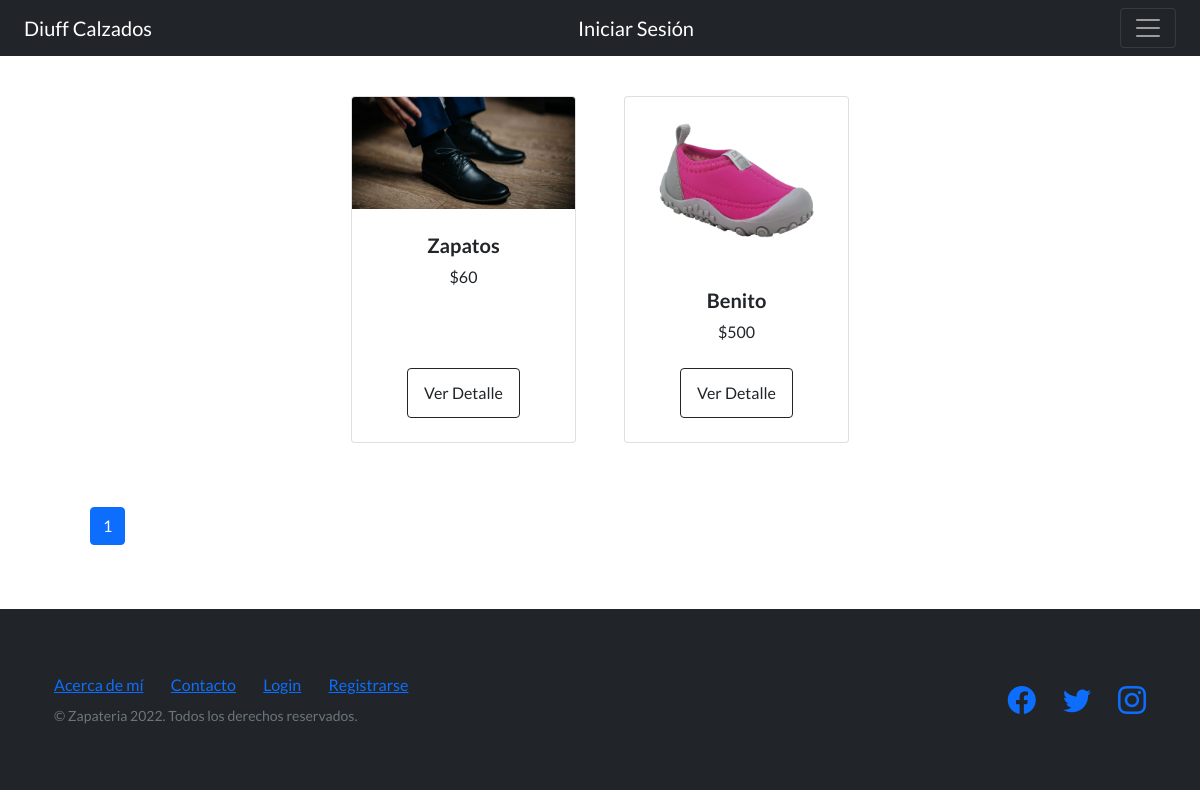
/catalogo/listaArticulos/, run on an earlier commit of the app's database.
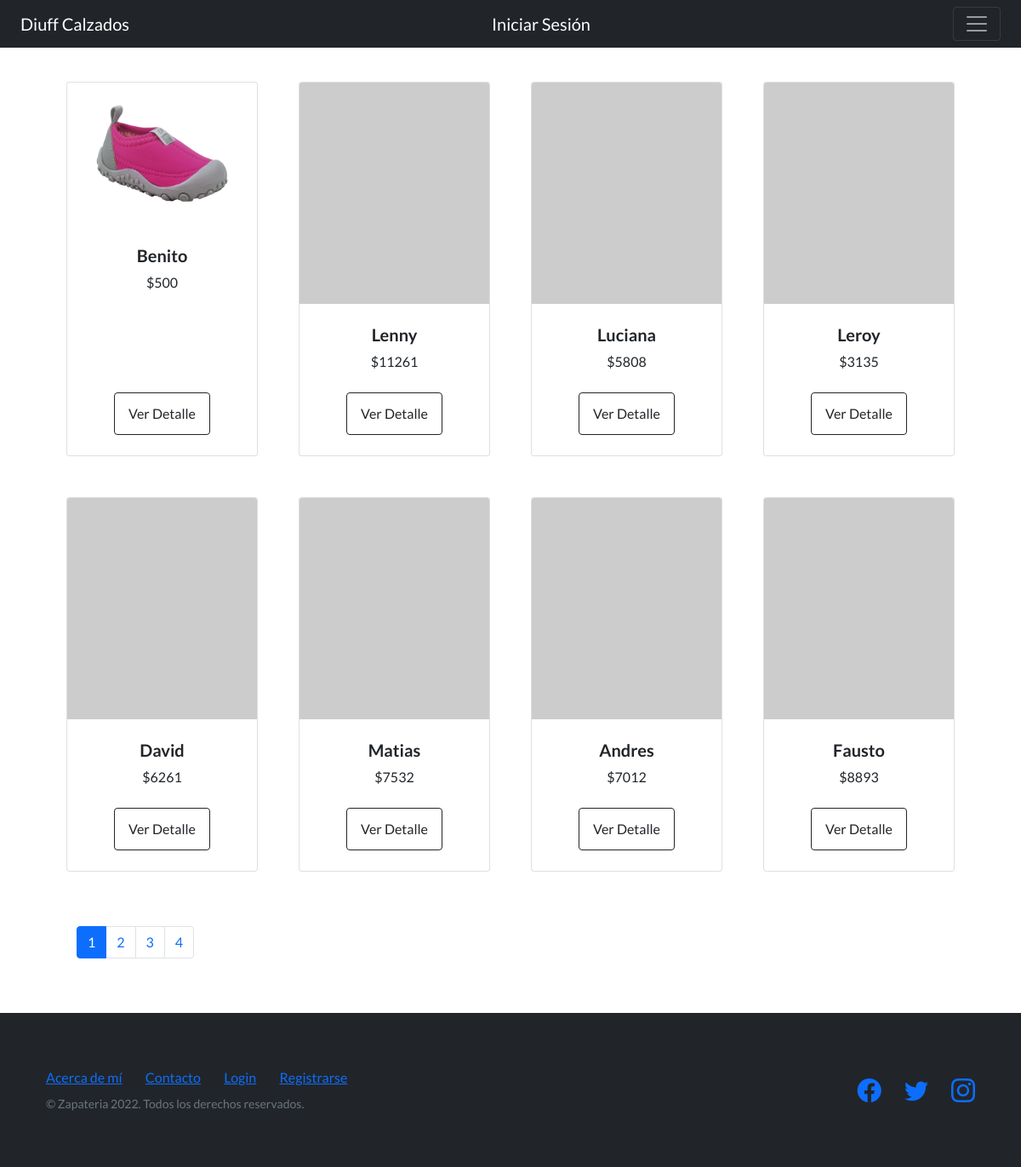
And on a later commit of the database.
### AppProyectoFinalPython/models.py (models this page shows, shortened)
class Articulo(models.Model):
    CodigoArticulo = models.CharField(max_length=8)
    Descripcion = models.CharField(max_length=30)
    Color = models.CharField(max_length=30)
    Talle = models.CharField(max_length=20)
    Precio = models.CharField(max_length=20)
    CodigoBarra = models.CharField(max_length=30)
    imagen = models.ImageField(upload_to='articulos', blank=True, null=True)
    DescripcionLarga = models.CharField(max_length=300)

### AppCatalogoArticulos/views.py (the view)
# urls.py: path('catalogo/listaArticulos/', lista_articulos, name='Articulos'),
def lista_articulos(request):
    avatar = Avatar()
    try:
        avatar = Avatar.objects.get(user=request.user.id)
    except:
        print("No hay datos")
    listado_articulos  = Articulo.objects.all()
    paginator     = Paginator(listado_articulos,8)
    pagina        = request.GET.get("page") or 1
    articulos     = paginator.get_page(pagina)
    pagina_actual = int(pagina)
    paginas       = range(1, articulos.paginator.num_pages + 1)
    contexto      = {"Articulos": articulos, "paginas":paginas, "pagina_actual":pagina_actual}
    busqueda      = request.GET.get("buscar")
    if(avatar.imagen):
        contexto["url"] = avatar.imagen.url
    return render(request, "lista-articulos.html", contexto )

### AppCatalogoArticulos/Templates/lista-articulos.html (shortened to what this page needs)
{% extends 'navBar.html'%}
{% load static %}
{% block blockDinamico %}
<section class="py-5">
    <div class="container px-4 px-lg-5 mt-5">
        <div class="row gx-4 gx-lg-5 row-cols-2 row-cols-md-3 row-cols-xl-4 justify-content-center">
            {% for articulo in Articulos %}
            <div class="col mb-5">
                <div class="card h-100">
                    {% if articulo.imagen %}
                        <img class="card-img-top" src="{{articulo.imagen.url}}" alt="..." />
                    {% else %}
                        <img class="card-img-top" src="https://dummyimage.com/600x700/dee2e6/6c757d.jpg" alt="..." />
                    {% endif %}
                    <div class="card-body p-4">
                        <div class="text-center">
                            <h5 class="fw-bolder">{{articulo.Descripcion}}</h5>
                            ${{articulo.Precio}}
                        </div>
                    </div>
                    <div class="card-footer p-4 pt-0 border-top-0 bg-transparent">
                        <div class="text-center"><a class="btn btn-outline-dark mt-auto" href="{% url 'VistaDetalleArticulo' articulo.id %}">Ver Detalle</a></div>
                    </div>
                </div>
            </div>
            {% endfor %}
        </div>
        <div class="row mt-3 justify-content-center" style="margin:auto; width:auto">
            <nav>
                <ul class="pagination">
                    {% for pagina in paginas %}
                    <li class="page-item{% if pagina_actual == pagina %} active {% endif %}">
                        <a class="page-link options-nav"
                            href="{% if busqueda %} ?buscar={{ busqueda }}&page={{ pagina }} {% else %} ?page={{ pagina }} {% endif %}">
                            {{pagina}}
                        </a>
                    </li>
                    {% endfor %}
                </ul>
            </nav>
        </div>
    </div>
</section>
{% endblock blockDinamico %}

### AppProyectoFinalPython/templates/navBar.html (shortened to what this page needs)
<!DOCTYPE html>
<html lang="en">
    <head>
        {% load static %}
        <link href="https://cdn.jsdelivr.net/npm/bootstrap-icons@1.5.0/font/bootstrap-icons.css" rel="stylesheet" type="text/css" />
        <link href="https://cdn.jsdelivr.net/npm/bootstrap@5.2.0/dist/css/bootstrap.min.css" rel="stylesheet"
>
        <link href="{% static 'css/styles.css' %}" rel="stylesheet" />
    </head>
    <body>
        <nav class="navbar navbar-dark bg-dark fixed-top">
            <div class="container-fluid">
              <a class="navbar-brand" href="{% url 'Inicio' %}">Diuff Calzados</a>
              {% if user.is_authenticated %}
              <a class="navbar-brand" href="{% url 'Inicio' %}">Usuario: {{user.username}}</a>
              <a class="navbar-brand" href="{% url 'Logout' %}">Cerrar Sesión</a>
              {% if url %}
                  <img src="{{url}}" class="bg-info rounded-circle" width="45px" height="45px" alt="avatar">
              {% endif %}
              {% else %}
                <a class="navbar-brand" href="{% url 'Login' %}">Iniciar Sesión</a>
              {% endif %}
              <button class="navbar-toggler" type="button" data-bs-toggle="offcanvas" data-bs-target="#offcanvasDarkNavbar" aria-controls="offcanvasDarkNavbar">
                <span class="navbar-toggler-icon"></span>
              </button>
            </div>
          </nav>
          {% block blockDinamico %}
          {% endblock blockDinamico %}
          <footer class="footer bg-dark">
            <div class="container">
                <div class="row">
                    <div class="col-lg-6 h-100 text-center text-lg-start my-auto">
                        <ul class="list-inline mb-2">
                            <li class="list-inline-item"><a href="{% url 'AcercaDeMi' %}">Acerca de mí</a></li>
                            <li class="list-inline-item">⋅</li>
                            <li class="list-inline-item"><a href="{% url 'Contacto' %}">Contacto</a></li>
                            {% if not user.is_authenticated %}
                            <li class="list-inline-item">⋅</li>
                            <li class="list-inline-item"><a href="{% url 'Login' %}">Login</a></li>
                            <li class="list-inline-item">⋅</li>
                            <li class="list-inline-item"><a href="{% url 'Registro' %}">Registrarse</a></li>
                            <li class="list-inline-item">⋅</li>
                            {% endif %}
                        </ul>
                        <p class="text-muted small mb-4 mb-lg-0">&copy; Zapateria 2022. Todos los derechos reservados.</p>
                    </div>
                    <div class="col-lg-6 h-100 text-center text-lg-end my-auto">
                        <ul class="list-inline mb-0">
                            <li class="list-inline-item me-4">
                                <a href="#!"><i class="bi-facebook fs-3"></i></a>
                            </li>
                            <li class="list-inline-item me-4">
                                <a href="#!"><i class="bi-twitter fs-3"></i></a>
                            </li>
                            <li class="list-inline-item">
                                <a href="#!"><i class="bi-instagram fs-3"></i></a>
                            </li>
                        </ul>
                    </div>
                </div>
            </div>
        </footer>
    </body>
</html>

What changed in the data, as far as the page shows it:
removed Articulo: imagen (picture), Descripcion "Zapatos", Precio "60"
added Articulo: Descripcion "Lenny", Precio "11261"
added Articulo: Descripcion "Luciana", Precio "5808"
added Articulo: Descripcion "Leroy", Precio "3135"
added Articulo: Descripcion "David", Precio "6261"
added Articulo: Descripcion "Matias", Precio "7532"
added Articulo: Descripcion "Andres", Precio "7012"
added Articulo: Descripcion "Fausto", Precio "8893"
Also different on the page:
new list line: "2"
new list line: "3"
new list line: "4"
